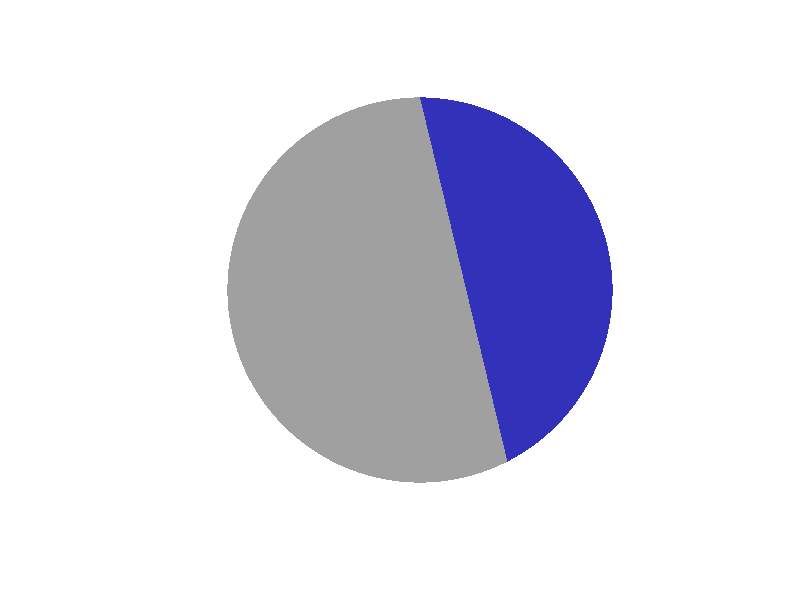

Recreate this plot in R.
install.packages("plotrix")
library(plotrix)

ile = 0.35

how_many_points = 360
r = 1

plot(0:2,0:2, xaxt='n', yaxt='n', ann=FALSE, type="n",xlab="",ylab="",bty="n", asp = 1 )
#plot(0:2*r,0:2*r, type="n",xlab="",ylab="", asp = 1)
i = 0:how_many_points
x = r * sin(i / how_many_points * 2* pi) + r
y = r * cos(i / how_many_points * 2 *pi) + r
polygon(x, y,
        col = '#a0a0a0',
        border = NA,
        lwd = 1, lty = 1)

z = 1
prog = (1 - ile) * pi * r * r;
while (1) {
  arc = (z / how_many_points) * 2 * pi;
  Pt = r*r*sin(arc)/2
  Pw = arc / 2 * r * r
  Pb = Pw - Pt
  Pa = pi * r * r - Pb
  z = z+1
  if (Pa <= prog) break;
}

polygon(x[0:z], y[0:z],
        col = '#3131ba',
        border = NA,
        lwd = 1, lty = 1)